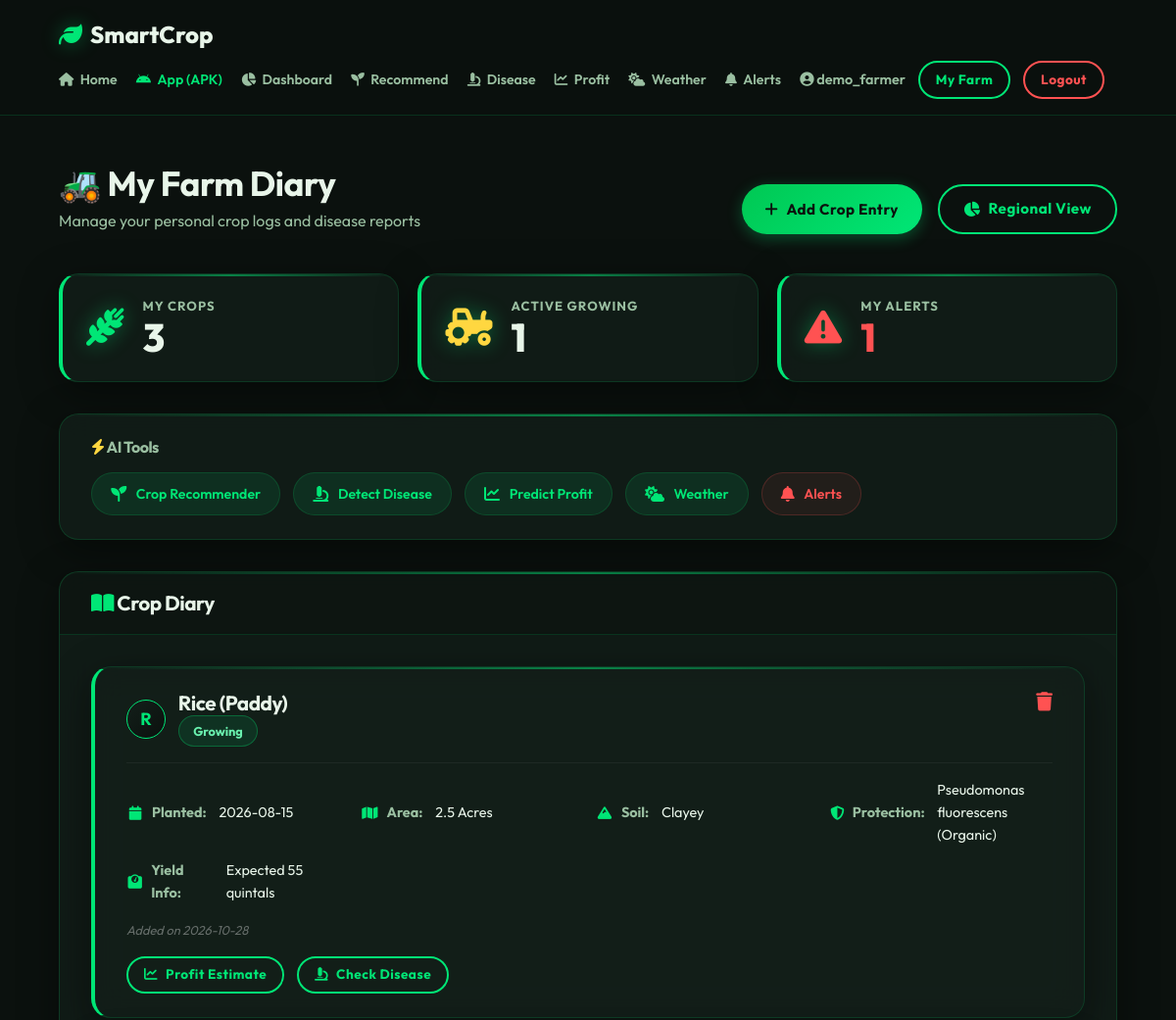
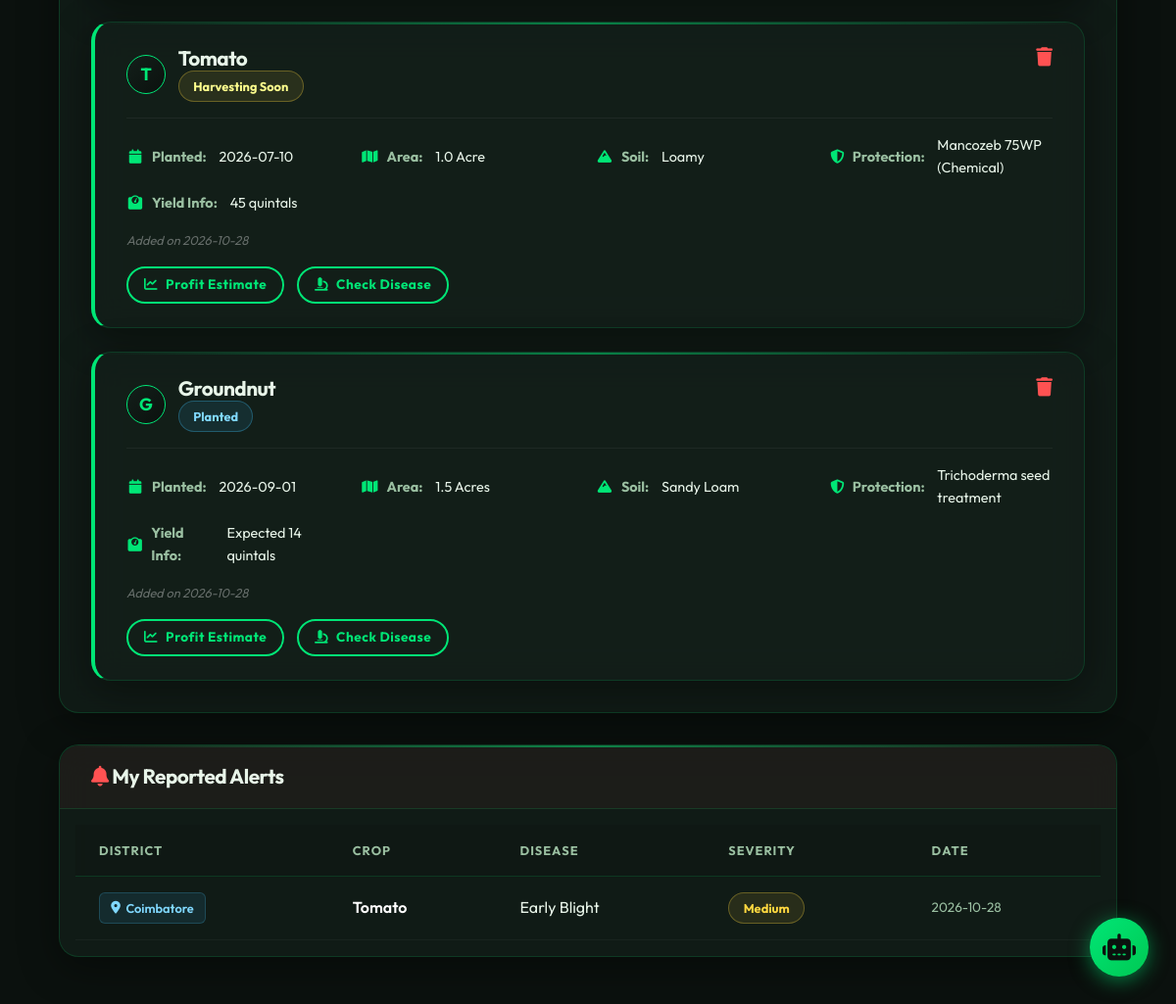
Screenshot of /profile (signed in) with the database file from the repository (2 pictures, top to bottom).
### tables this page shows
CREATE TABLE crops (
    id INTEGER PRIMARY KEY AUTOINCREMENT,
    user_id INTEGER NOT NULL,
    crop_name TEXT NOT NULL,
    planted_date DATE,
    area_size TEXT,
    soil_type TEXT,
    protection_strategy TEXT NOT NULL,
    status TEXT NOT NULL,
    quantity_info TEXT,
    created_at TIMESTAMP DEFAULT CURRENT_TIMESTAMP,
    FOREIGN KEY (user_id) REFERENCES users (id)
);

CREATE TABLE disease_alerts (
    id INTEGER PRIMARY KEY AUTOINCREMENT,
    user_id INTEGER NOT NULL,
    district TEXT NOT NULL,
    crop_name TEXT NOT NULL,
    disease_name TEXT NOT NULL,
    severity TEXT DEFAULT 'Medium',
    reported_at TIMESTAMP DEFAULT CURRENT_TIMESTAMP,
    FOREIGN KEY (user_id) REFERENCES users (id)
);

### project01/app.py (the view)
@app.route('/profile')
def profile():
    if 'user_id' not in session:
        return redirect(url_for('login'))
    conn = get_db()
    my_crops = conn.execute('SELECT * FROM crops WHERE user_id=? ORDER BY created_at DESC',
                            (session['user_id'],)).fetchall()
    my_alerts = conn.execute('SELECT * FROM disease_alerts WHERE user_id=? ORDER BY reported_at DESC',
                             (session['user_id'],)).fetchall()
    conn.close()
    return render_template('profile.html', crops=my_crops, alerts=my_alerts)

### project01/app.py (called while the page is built)
def get_db():
    db_path = os.path.join(os.path.dirname(__file__), 'database.db')
    conn = sqlite3.connect(db_path)
    conn.row_factory = sqlite3.Row
    return conn

### project01/templates/profile.html (shortened to what this page needs)
{% extends 'base.html' %}
{% block content %}
<div class="container" style="padding-top:2rem;padding-bottom:3rem">
    <div class="dashboard-header">
        <div class="title-section">
            <h1>🚜 My Farm Diary</h1>
            <p>Manage your personal crop logs and disease reports</p>
        </div>
        <div style="display:flex;gap:1rem">
            <button class="btn btn-primary" onclick="toggleModal('addCropModal')">
                <i class="fa-solid fa-plus"></i> Add Crop Entry
            </button>
            <a href="{{ url_for('dashboard') }}" class="btn btn-outline">
                <i class="fa-solid fa-chart-pie"></i> Regional View
            </a>
        </div>
    </div>
    <div class="stats-grid" style="margin-bottom:2rem">
        <div class="stat-card glass-panel">
            <div class="stat-icon"><i class="fa-solid fa-wheat-awn"></i></div>
            <div class="stat-details"><h3>My Crops</h3><p class="stat-number">{{ crops|length }}</p></div>
        </div>
        <div class="stat-card glass-panel">
            <div class="stat-icon" style="color:var(--warning)"><i class="fa-solid fa-tractor"></i></div>
            <div class="stat-details"><h3>Active Growing</h3><p class="stat-number">{{ crops|selectattr('status','equalto','Growing')|list|length }}</p></div>
        </div>
        <div class="stat-card glass-panel">
            <div class="stat-icon" style="color:var(--danger)"><i class="fa-solid fa-triangle-exclamation"></i></div>
            <div class="stat-details"><h3>My Alerts</h3><p class="stat-number" style="color:var(--danger)">{{ alerts|length }}</p></div>
        </div>
    </div>
    <div class="quick-actions glass-panel" style="margin-bottom:2rem;padding:1.5rem 2rem">
        <h3 style="margin-bottom:1rem"><i class="fa-solid fa-bolt" style="color:var(--warning)"></i> AI Tools</h3>
        <div class="action-grid">
            <a href="{{ url_for('crop_recommendation') }}" class="action-btn"><i class="fa-solid fa-seedling"></i><span>Crop Recommender</span></a>
            <a href="{{ url_for('disease_detection') }}" class="action-btn"><i class="fa-solid fa-microscope"></i><span>Detect Disease</span></a>
            <a href="{{ url_for('yield_profit') }}" class="action-btn"><i class="fa-solid fa-chart-line"></i><span>Predict Profit</span></a>
            <a href="{{ url_for('weather_page') }}" class="action-btn"><i class="fa-solid fa-cloud-sun"></i><span>Weather</span></a>
            <a href="{{ url_for('alerts_page') }}" class="action-btn alert-btn"><i class="fa-solid fa-bell"></i><span>Alerts</span></a>
        </div>
    </div>
    <div class="glass-panel" style="padding:0;margin-bottom:2rem">
        <div class="table-header" style="border-radius:20px 20px 0 0">
            <h2><i class="fa-solid fa-book-open" style="color:var(--primary)"></i> Crop Diary</h2>
        </div>
        {% if crops %}
        <div class="diary-timeline" style="padding:2rem">
            {% for crop in crops %}
            <div class="diary-entry glass-panel">
                <div class="entry-header">
                    <div class="entry-title">
                        <div class="avatar">{{ crop.crop_name[0]|upper }}</div>
                        <div>
                            <h3>{{ crop.crop_name }}</h3>
                            <span class="status-indicator status-{{ crop.status|lower|replace(' ','-') }}">{{ crop.status }}</span>
                        </div>
                    </div>
                    <form method="POST" action="{{ url_for('delete_crop', id=crop.id) }}" onsubmit="return confirm('Delete this entry?')">
                        <button type="submit" class="btn-icon text-danger" title="Delete"><i class="fa-solid fa-trash"></i></button>
                    </form>
                </div>
                <div class="entry-body">
                    <div class="entry-data"><i class="fa-solid fa-calendar"></i> <strong>Planted:</strong> {{ crop.planted_date or 'N/A' }}</div>
                    <div class="entry-data"><i class="fa-solid fa-map"></i> <strong>Area:</strong> {{ crop.area_size or 'N/A' }}</div>
                    <div class="entry-data"><i class="fa-solid fa-mountain"></i> <strong>Soil:</strong> {{ crop.soil_type or 'N/A' }}</div>
                    <div class="entry-data"><i class="fa-solid fa-shield-halved"></i> <strong>Protection:</strong> {{ crop.protection_strategy }}</div>
                    <div class="entry-data"><i class="fa-solid fa-weight-scale"></i> <strong>Yield Info:</strong> {{ crop.quantity_info or 'N/A' }}</div>
                </div>
                <div class="entry-footer">Added on {{ crop.created_at[:10] if crop.created_at else 'N/A' }}</div>
                <div style="margin-top:1rem;display:flex;gap:0.8rem">
                    <a href="/yield-profit?crop={{ crop.crop_name }}" class="btn btn-outline btn-sm"><i class="fa-solid fa-chart-line"></i> Profit Estimate</a>
                    <a href="/disease-detection?crop={{ crop.crop_name }}" class="btn btn-outline btn-sm"><i class="fa-solid fa-microscope"></i> Check Disease</a>
                </div>
            </div>
            {% endfor %}
        </div>
        {% else %}
        <div class="empty-state"><i class="fa-solid fa-seedling"></i><p>No crops added yet. Click "Add Crop Entry" to start your farm diary!</p></div>
        {% endif %}
    </div>
    {% if alerts %}
    <div class="glass-panel" style="padding:0">
        <div class="table-header" style="border-radius:20px 20px 0 0;background:rgba(255,82,82,0.05)">
            <h2><i class="fa-solid fa-bell" style="color:var(--danger)"></i> My Reported Alerts</h2>
        </div>
        <div style="overflow-x:auto;padding:1rem">
        <table class="data-table">
            <thead><tr><th>District</th><th>Crop</th><th>Disease</th><th>Severity</th><th>Date</th></tr></thead>
            <tbody>
            {% for a in alerts %}
            <tr>
                <td><span class="badge locality-badge"><i class="fa-solid fa-location-dot"></i> {{ a.district }}</span></td>
                <td class="font-semibold">{{ a.crop_name }}</td>
                <td>{{ a.disease_name }}</td>
                <td><span class="status-indicator status-{{ a.severity|lower }}">{{ a.severity }}</span></td>
                <td style="color:var(--text-muted);font-size:0.85rem">{{ a.reported_at[:10] if a.reported_at else 'N/A' }}</td>
            </tr>
            {% endfor %}
            </tbody>
        </table>
        </div>
    </div>
    {% endif %}
</div>
{% endblock %}

### project01/templates/base.html (shortened to what this page needs)
<!DOCTYPE html>
<html lang="en">
<head>
    <link rel="stylesheet" href="{{ url_for('static', filename='css/style.css') }}">
    <link rel="stylesheet" href="https://cdnjs.cloudflare.com/ajax/libs/font-awesome/6.4.0/css/all.min.css">
</head>
<body>
    <nav class="navbar">
        <div class="nav-brand">
            <i class="fa-solid fa-leaf"></i> SmartCrop
        </div>
        <div class="nav-links">
            <a href="{{ url_for('index') }}" class="nav-item"><i class="fa-solid fa-home"></i> Home</a>
            <a href="{{ url_for('download_page') }}" class="nav-item" style="color:var(--primary)"><i class="fa-brands fa-android"></i> App (APK)</a>
            {% if session.get('user_id') %}
            <a href="{{ url_for('dashboard') }}" class="nav-item"><i class="fa-solid fa-chart-pie"></i> Dashboard</a>
            <a href="{{ url_for('crop_recommendation') }}" class="nav-item"><i class="fa-solid fa-seedling"></i> Recommend</a>
            <a href="{{ url_for('disease_detection') }}" class="nav-item"><i class="fa-solid fa-microscope"></i> Disease</a>
            <a href="{{ url_for('yield_profit') }}" class="nav-item"><i class="fa-solid fa-chart-line"></i> Profit</a>
            <a href="{{ url_for('weather_page') }}" class="nav-item"><i class="fa-solid fa-cloud-sun"></i> Weather</a>
            <a href="{{ url_for('alerts_page') }}" class="nav-item"><i class="fa-solid fa-bell"></i> Alerts</a>
            <div class="user-profile">
                <span class="user-greeting"><i class="fa-solid fa-user-circle"></i> {{ session.get('username') }}</span>
                <a href="{{ url_for('profile') }}" class="btn btn-outline btn-sm">My Farm</a>
                <a href="{{ url_for('logout') }}" class="btn btn-danger-outline btn-sm">Logout</a>
            </div>
            {% else %}
            <a href="{{ url_for('demo_login') }}" class="btn btn-sm" style="background:linear-gradient(135deg,#ffd740,#ff9800);color:#0B110E;font-weight:800"><i class="fa-solid fa-bolt"></i> Demo Login</a>
            <a href="{{ url_for('login') }}" class="btn btn-primary btn-sm">Login / Register</a>
            {% endif %}
        </div>
    </nav>
    <main class="main-content">
        <div class="container flash-container">
        </div>
        {% block content %}{% endblock %}
    </main>
    <div class="ai-widget">
        <button class="ai-toggle" id="aiToggleBtn" onclick="toggleAIChat()" title="AgriBot Assistant">
            <i class="fa-solid fa-robot"></i>
        </button>
    </div>
</body>
</html>

### rows the page displays
crops: crop_name "R", crop_name "Rice (Paddy)", status "Growing", planted_date "2026-08-15", area_size "2.5 Acres", soil_type "Clayey", protection_strategy "Pseudomonas fluorescens (Organic)", quantity_info "Expected 55 quintals", created_at "2026-10-28"
crops: crop_name "T", crop_name "Tomato", status "Harvesting Soon", planted_date "2026-07-10", area_size "1.0 Acre", soil_type "Loamy", protection_strategy "Mancozeb 75WP (Chemical)", quantity_info "45 quintals", created_at "2026-10-28"
crops: crop_name "G", crop_name "Groundnut", status "Planted", planted_date "2026-09-01", area_size "1.5 Acres", soil_type "Sandy Loam", protection_strategy "Trichoderma seed treatment", quantity_info "Expected 14 quintals", created_at "2026-10-28"
disease_alerts: district "Coimbatore", crop_name "Tomato", disease_name "Early Blight", severity "Medium", reported_at "2026-10-28"

### other values shown
{{ session.get('username') }} "demo_farmer"
{{ crops|length }} "3"
{{ crops|selectattr('status','equalto','Growing')|list|length }} "1"
{{ alerts|length }} "1"
